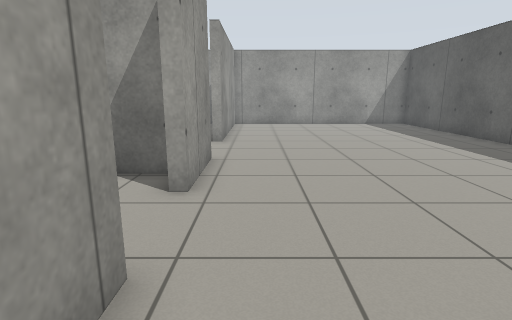
View 1 (above)

13 first-person views from a walk through a world built for the Gazebo simulator. The camera is 1 m above the floor, tilts 12° down and sees 80° across. Floor lines are 1 m apart. The floor is counted in squares, 0.5 m on a side. Each view is taken from the middle of a square. On the plan, view 1 faces up. The plan holds only what a view shows up to about 17 squares ahead; the rest is blank.

View 2
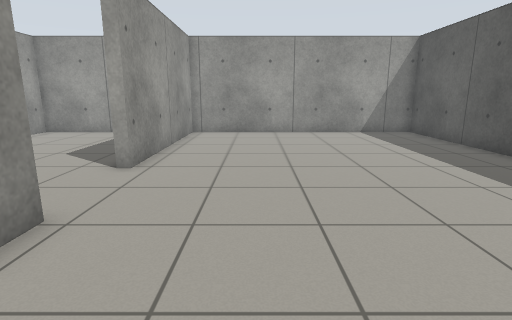

View 3
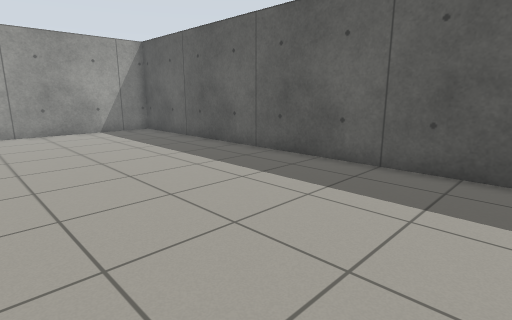

View 4
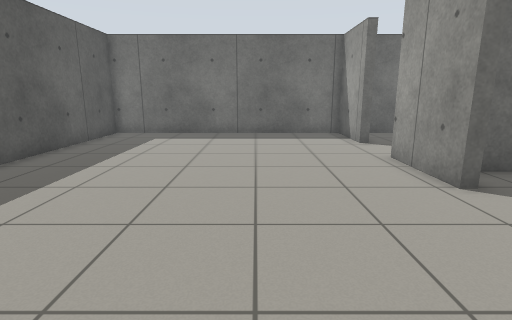

View 5
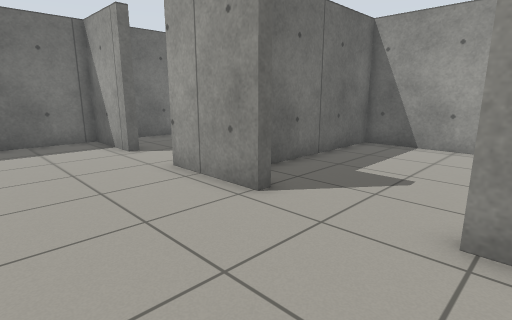

View 6
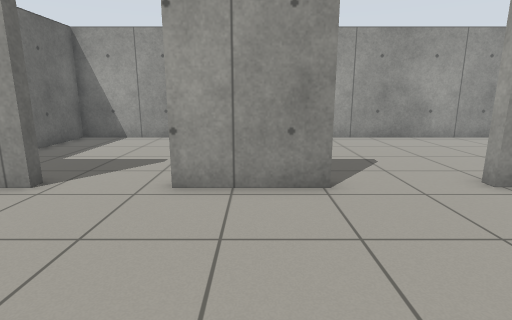

View 7
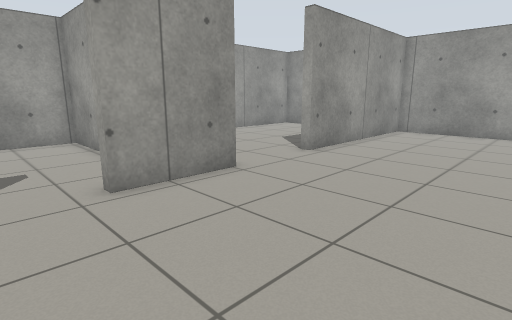

View 8
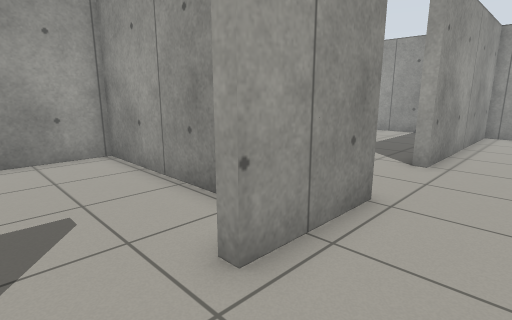

View 9
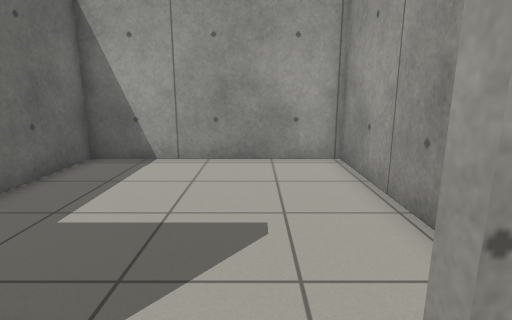

View 10
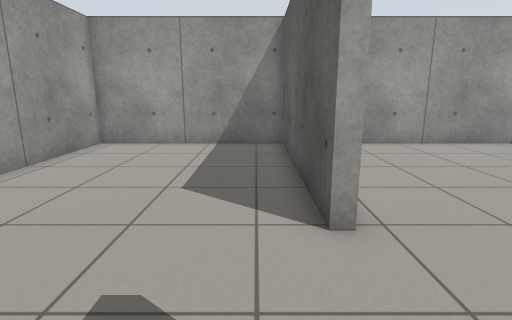

View 11
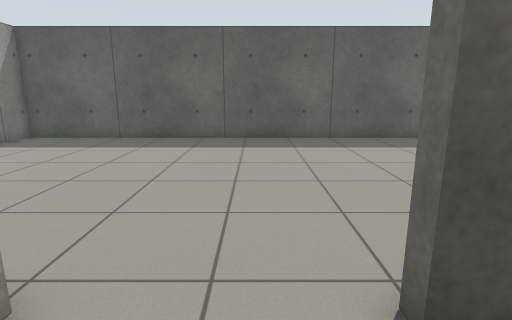

View 12
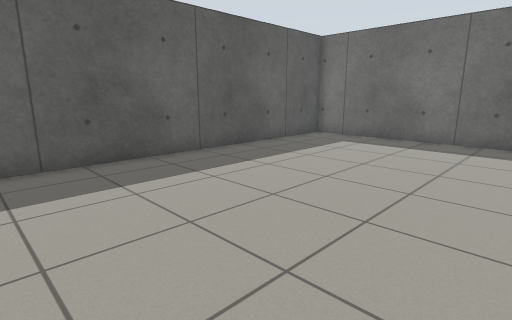

View 13
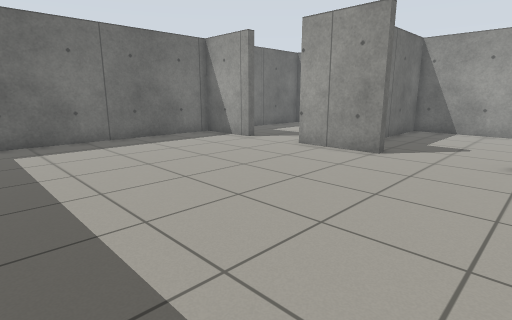

### Floor plan
Points are (right, up) in squares from view 1. A wall is a line through its corners. A room is listed if a view was taken in it or the views show most of it. See-through windows are left out.
Room 1 (views 1, 2, 3, 4, 5, 6, 7, 8, 9, 12, 13)
walls: (-1.4, 9.6) (-1.4, 6.2) (-1.9, 6.2); (-1.9, 3.1) (-1.4, 3.1) (-1.4, -0.3) (10.5, -0.3) (10.5, 21.8) (-1.4, 21.8) (-1.4, 13.3)
ways out: opening at (-2, 11.5) to room 2; opening at (-2, 5) to room 3
Room 2 (views 10, 11)
walls: (-1.4, 13.3) (-1.8, 13.3) (-1.8, 21.8) (-9.6, 21.8) (-9.6, 8.1) (-3, 8.1); (-1.8, 8.9) (-1.8, 9.6) (-1.4, 9.6)
ways out: opening at (-2, 11.5) to room 1
Room 3 (no view inside)
walls: (-2.2, 7.7) (-9.6, 7.7) (-9.6, -0.3) (-3, -0.3)
ways out: opening at (-2, 5) to room 1

Positions as (right, up) in squares from view 1, and headings:
1: (0, 0), facing up
2: (2, 5), facing up
3: (2, 4), facing up-right
4: (3, 16), facing down
5: (3, 14), facing down-left
6: (5, 8), facing left
7: (5, 4), facing up-left
8: (1, 4), facing up-left
9: (0, 5), facing left
10: (-3, 9), facing up
11: (-4, 11), facing right
12: (1, 14), facing down-right
13: (9, 14), facing down-left
